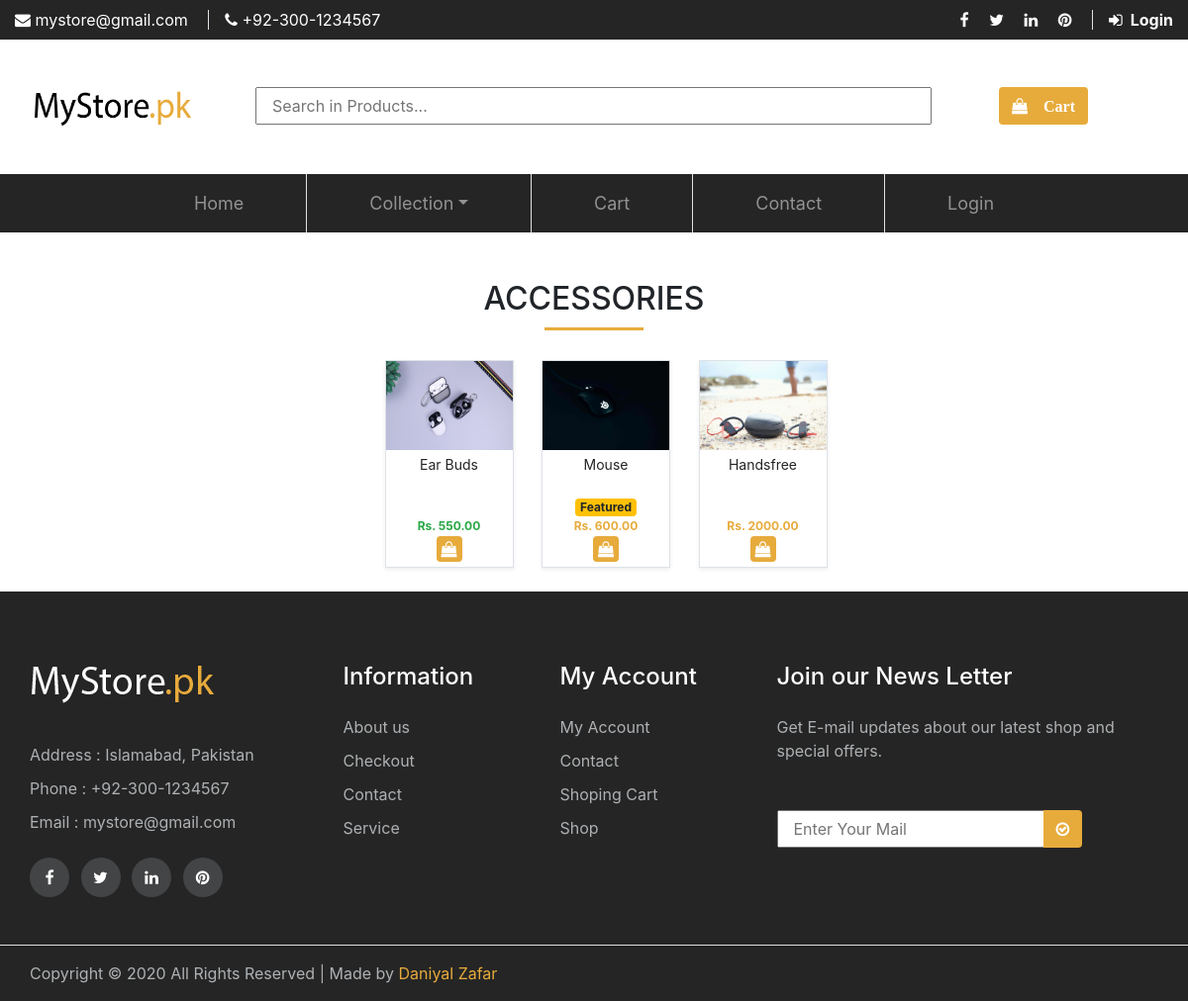
Screenshot of /accessories.php with the database file from the repository.
### tables this page shows
CREATE TABLE `product` (
  `pid` int(10) NOT NULL,
  `pname` varchar(30) NOT NULL,
  `pcategory` int(10) NOT NULL,
  `pprice` double(10,2) NOT NULL,
  `psprice` double(10,2) DEFAULT NULL,
  `pquantity` int(10) NOT NULL,
  `pfeatured` int(20) NOT NULL,
  `psdescription` varchar(50) NOT NULL,
  `pldescription` text NOT NULL,
  `pmain_image` varchar(50) NOT NULL,
  `gallery_images` varchar(1000) NOT NULL
);

### accessories.php (the view, shortened to what this page needs)
<!DOCTYPE html>
<html lang="en">
<head>
    <?php include_once "./links.php" ?>
</head>
<body>
    <?php include_once "./header.php" ?>
    <div class="insta-heading">
        <h2 class="text-center mt-5">ACCESSORIES</h2>
    </div>
    <section class="products">
        <div class="container text-center">
            <div class="products-display">
                <?php
                include 'config.php';
                $sql = "SELECT * FROM product JOIN productcategory WHERE product.pcategory = 3 group by pid";
                $result = mysqli_query($conn, $sql) or die("Query Unsuccessful !");
                if (mysqli_num_rows($result) > 0) {
                    while ($row = mysqli_fetch_assoc($result)) {
                ?>
                        <div class="shop_card border shadow-sm ml-md-4 mb-4 d-inline-block">
                            <form action="savetoCart.php" id="cartform" class="form cart" method="POST" enctype="multipart/form-data">
                                <?php echo '<img class"img-fluid img-thumbnail" src="uploaded_Files/' . $row['pmain_image'] . '" ">' ?>
                                <div class="shop_card-body p-1">
                                    <div class="title">
                                        <a href="showProduct.php?id=<?php echo $row['pid']; ?>" class="shop_card-title m-0"><?php echo $row['pname']; ?></a>
                                    </div>
                                    <div class="d-block">
                                        <?php
                                        $tag = "";
                                        if ($row['pfeatured'] != 1) {
                                            $tag = "tag";
                                        }
                                        ?>
                                        <small class="badge badge-warning <?php echo $tag ?>">Featured</small>
                                        <?php
                                        if ($row['pfeatured'] != 3) {
                                        ?>
                                            <p class="shop_card-text m-0 secondary-color"><?php echo "Rs. " . $row['pprice']; ?></p>
                                        <?php
                                        } else {
                                        ?>
                                            <p class="shop_card-text m-0 text-success"><?php echo "Rs. " . $row['psprice']; ?></p>
                                        <?php
                                        }
                                        ?>
                                        <button type="submit" class="btn shop_card-btn py-0 px-1"><i class="fa fa-shopping-bag text-white" aria-hidden="true"></i></button>
                                    </div>
                                </div>
                            </form>
                        </div>
                <?php
                    }
                }
                ?>
            </div>
        </div>
    </section>
    <?php include_once "./footer.php" ?>
</body>
</html>

### style.css (style rules this page uses)
html,body { margin: 0px; padding: 0px; height: 100%; }
.secondary-color { color: #e7ab3c; }
.shop_card { width: 130px; height: 210px; }
.shop_card img { width: 128px; height: 90px; }
.title { height: 40px; }
.shop_card-title { display: block; text-decoration: none; font-size: 14px; color: #252525; }
.shop_card-body { height: 100px; }
.shop_card-text { font-size: 12px; font-weight: bold; }
.shop_card-btn { background-color: #e7ab3c; }
.insta-heading h2:after { background: #e7ab3c; content: ""; display: block; width: 100px; height: 3px; margin: 10px auto 30px auto; }

### rows the page displays
product: pmain_image (picture), pname "Ear Buds", psprice "550.00"
product: pmain_image (picture), pname "Mouse", pprice "600.00"
product: pmain_image (picture), pname "Handsfree", pprice "2000.00"
